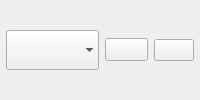
             <widget class="QFrame" name="startGroup">
              <property name="minimumSize">
               <size>
                <width>0</width>
                <height>40</height>
               </size>
              </property>
              <layout class="QHBoxLayout" name="horizontalLayout_5" stretch="1,0,0">
               <property name="leftMargin">
                <number>6</number>
               </property>
               <property name="topMargin">
                <number>0</number>
               </property>
               <property name="rightMargin">
                <number>6</number>
               </property>
               <property name="bottomMargin">
                <number>0</number>
               </property>
               <item>
                <widget class="QComboBox" name="executablesListBox">
                 <property name="sizePolicy">
                  <sizepolicy hsizetype="Preferred" vsizetype="Fixed">
                   <horstretch>0</horstretch>
                   <verstretch>0</verstretch>
                  </sizepolicy>
                 </property>
                 <property name="minimumSize">
                  <size>
                   <width>0</width>
                   <height>40</height>
                  </size>
                 </property>
                 <property name="font">
                  <font>
                   <pointsize>9</pointsize>
                   <weight>75</weight>
                   <bold>true</bold>
                  </font>
                 </property>
                 <property name="toolTip">
                  <string>Pick a program to run.</string>
                 </property>
                 <property name="whatsThis">
                  <string>&lt;!DOCTYPE HTML PUBLIC &quot;-//W3C//DTD HTML 4.0//EN&quot; &quot;http://www.w3.org/TR/REC-html40/strict.dtd&quot;&gt;
&lt;html&gt;&lt;head&gt;&lt;meta name=&quot;qrichtext&quot; content=&quot;1&quot; /&gt;&lt;style type=&quot;text/css&quot;&gt;
p, li { white-space: pre-wrap; }
&lt;/style&gt;&lt;/head&gt;&lt;body style=&quot; font-family:'MS Shell Dlg 2'; font-size:8.25pt; font-weight:400; font-style:normal;&quot;&gt;
&lt;p style=&quot; margin-top:0px; margin-bottom:0px; margin-left:0px; margin-right:0px; -qt-block-indent:0; text-indent:0px;&quot;&gt;&lt;span style=&quot; font-size:8pt;&quot;&gt;Choose the program to run. Once you start using ModOrganizer, you should always run your game and tools from here or through shortcuts created here, otherwise mods installed through MO will not be visible.&lt;/span&gt;&lt;/p&gt;
&lt;p style=&quot; margin-top:0px; margin-bottom:0px; margin-left:0px; margin-right:0px; -qt-block-indent:0; text-indent:0px;&quot;&gt;&lt;span style=&quot; font-size:8pt;&quot;&gt;You can add new Tools to this list, but I can't promise tools I haven't tested will work.&lt;/span&gt;&lt;/p&gt;&lt;/body&gt;&lt;/html&gt;</string>
                 </property>
                 <property name="iconSize">
                  <size>
                   <width>32</width>
                   <height>32</height>
                  </size>
                 </property>
                 <property name="frame">
                  <bool>false</bool>
                 </property>
                </widget>
               </item>
               <item>
                <widget class="QPushButton" name="startButton">
                 <property name="sizePolicy">
                  <sizepolicy hsizetype="Minimum" vsizetype="Fixed">
                   <horstretch>0</horstretch>
                   <verstretch>0</verstretch>
                  </sizepolicy>
                 </property>
                 <property name="maximumSize">
                  <size>
                   <width>16777215</width>
                   <height>16777215</height>
                  </size>
                 </property>
                 <property name="font">
                  <font>
                   <pointsize>10</pointsize>
                   <weight>75</weight>
                   <bold>true</bold>
                  </font>
                 </property>
                 <property name="toolTip">
                  <string>Run program</string>
                 </property>
                 <property name="whatsThis">
                  <string>&lt;!DOCTYPE HTML PUBLIC &quot;-//W3C//DTD HTML 4.0//EN&quot; &quot;http://www.w3.org/TR/REC-html40/strict.dtd&quot;&gt;
&lt;html&gt;&lt;head&gt;&lt;meta name=&quot;qrichtext&quot; content=&quot;1&quot; /&gt;&lt;style type=&quot;text/css&quot;&gt;
p, li { white-space: pre-wrap; }
&lt;/style&gt;&lt;/head&gt;&lt;body style=&quot; font-family:'MS Shell Dlg 2'; font-size:8.25pt; font-weight:400; font-style:normal;&quot;&gt;
&lt;p style=&quot; margin-top:0px; margin-bottom:0px; margin-left:0px; margin-right:0px; -qt-block-indent:0; text-indent:0px;&quot;&gt;&lt;span style=&quot; font-size:8pt;&quot;&gt;Run the selected program with ModOrganizer enabled.&lt;/span&gt;&lt;/p&gt;&lt;/body&gt;&lt;/html&gt;</string>
                 </property>
                 <property name="locale">
                  <locale language="English" country="UnitedStates"/>
                 </property>
                 <property name="text">
                  <string/>
                 </property>
                 <property name="icon">
                  <iconset resource="resources.qrc">
                   <normaloff>:/MO/gui/run</normaloff>:/MO/gui/run</iconset>
                 </property>
                 <property name="iconSize">
                  <size>
                   <width>32</width>
                   <height>32</height>
                  </size>
                 </property>
                </widget>
               </item>
               <item>
                <widget class="QPushButton" name="linkButton">
                 <property name="sizePolicy">
                  <sizepolicy hsizetype="Minimum" vsizetype="Fixed">
                   <horstretch>0</horstretch>
                   <verstretch>0</verstretch>
                  </sizepolicy>
                 </property>
                 <property name="maximumSize">
                  <size>
                   <width>16777215</width>
                   <height>16777215</height>
                  </size>
                 </property>
                 <property name="baseSize">
                  <size>
                   <width>0</width>
                   <height>0</height>
                  </size>
                 </property>
                 <property name="toolTip">
                  <string>Create a shortcut in your start menu or on the desktop to the specified program</string>
                 </property>
                 <property name="whatsThis">
                  <string>&lt;!DOCTYPE HTML PUBLIC &quot;-//W3C//DTD HTML 4.0//EN&quot; &quot;http://www.w3.org/TR/REC-html40/strict.dtd&quot;&gt;
&lt;html&gt;&lt;head&gt;&lt;meta name=&quot;qrichtext&quot; content=&quot;1&quot; /&gt;&lt;style type=&quot;text/css&quot;&gt;
p, li { white-space: pre-wrap; }
&lt;/style&gt;&lt;/head&gt;&lt;body style=&quot; font-family:'MS Shell Dlg 2'; font-size:8.25pt; font-weight:400; font-style:normal;&quot;&gt;
&lt;p style=&quot; margin-top:0px; margin-bottom:0px; margin-left:0px; margin-right:0px; -qt-block-indent:0; text-indent:0px;&quot;&gt;&lt;span style=&quot; font-size:8pt;&quot;&gt;This creates a start menu shortcut that directly starts the selected program with the MO active.&lt;/span&gt;&lt;/p&gt;&lt;/body&gt;&lt;/html&gt;</string>
                 </property>
                 <property name="text">
                  <string/>
                 </property>
                 <property name="icon">
                  <iconset resource="resources.qrc">
                   <normaloff>:/MO/gui/link</normaloff>:/MO/gui/link</iconset>
                 </property>
                 <property name="iconSize">
                  <size>
                   <width>32</width>
                   <height>32</height>
                  </size>
                 </property>
                </widget>
               </item>
              </layout>
             </widget>
